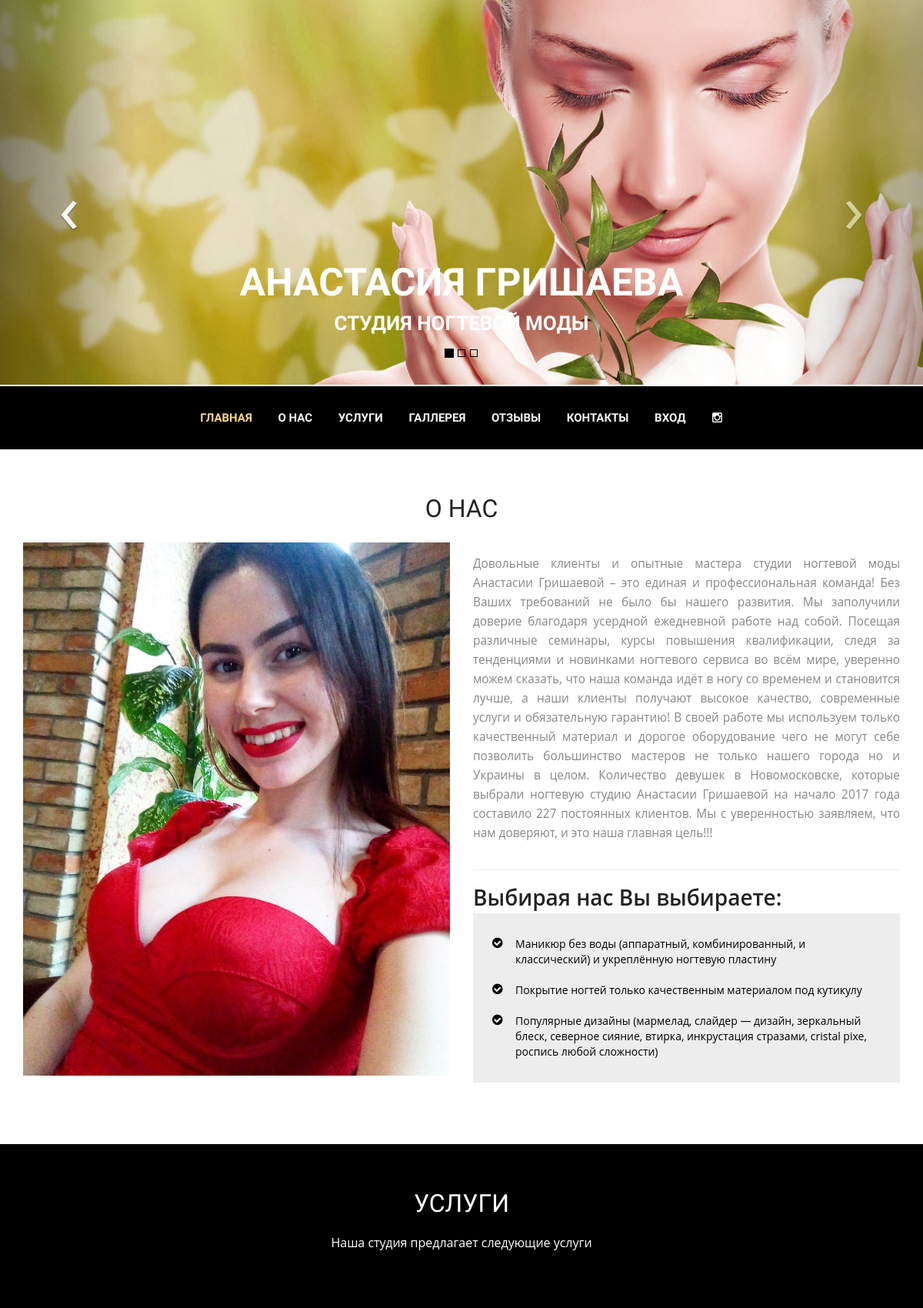
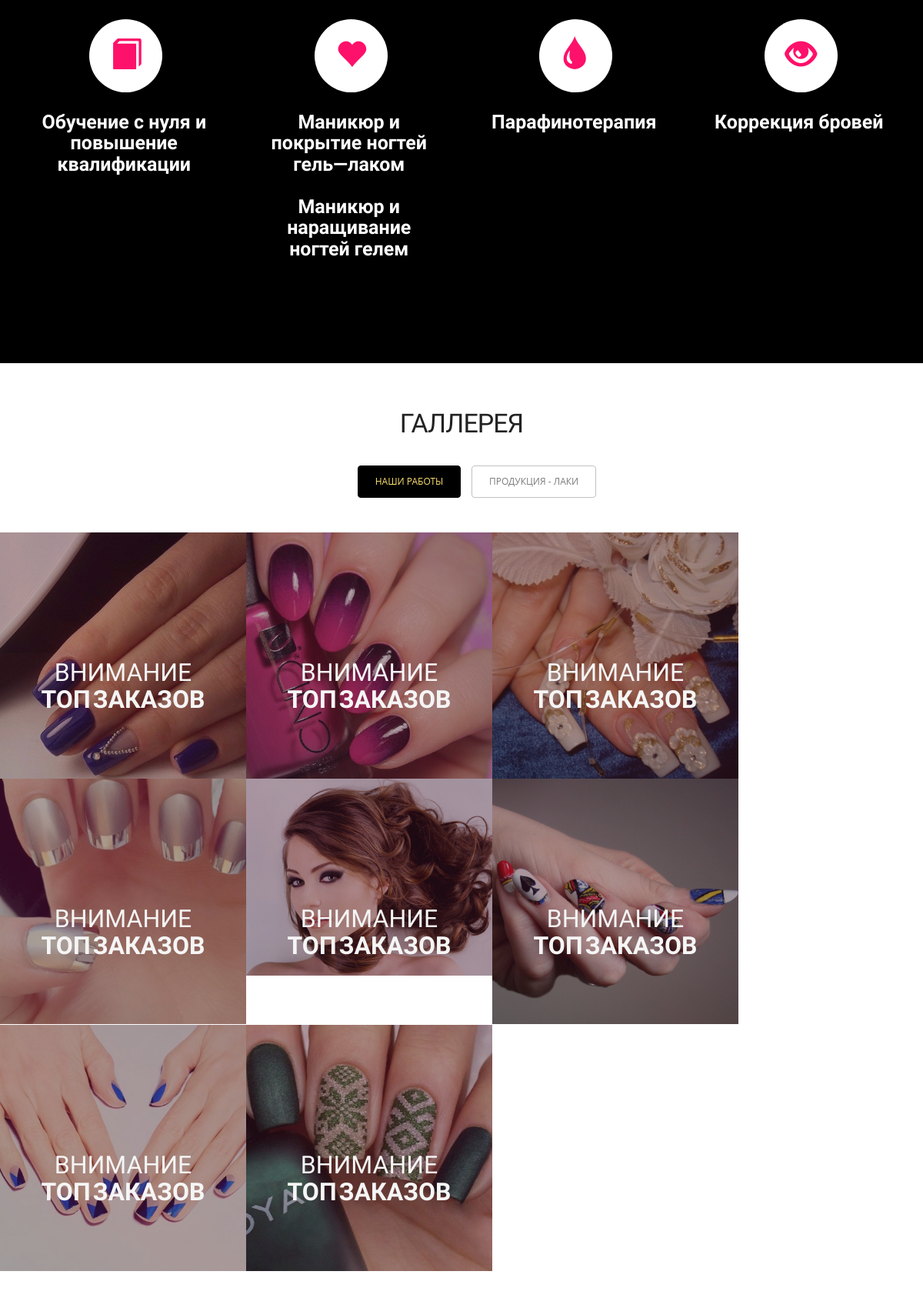
The page / (upper part) on the database its author committed (2 pictures, top to bottom).
### gallery/models.py (models this page shows, shortened)
class HeadImage(models.Model):
    image = models.ImageField(verbose_name="Изображение", upload_to="photos")
    title = models.CharField(verbose_name='Название', max_length=50)
    description = models.CharField(blank=True, verbose_name="Краткое описание", max_length=250,  null=True)
    class Meta:
        verbose_name = "Изображение в карусели"
        verbose_name_plural = "Изображения в карусели"

class Photo(models.Model):
    image = models.ImageField(verbose_name="Изображение", upload_to="photos")
    title = models.CharField(blank=True, verbose_name="Заголовок", max_length=50)
    description = models.CharField(verbose_name="Краткое описание", max_length=150)
    is_nail_polish = models.BooleanField(verbose_name='Лаки', default=False)
    class Meta:
        verbose_name = "Фотография работы"
        verbose_name_plural = "Фотографии работ"

### landing/models.py (models this page shows, shortened)
class Address(models.Model):
    city = models.CharField(max_length=100, verbose_name='Город')
    street = models.CharField(max_length=100, verbose_name='Улица')
    building = models.CharField(max_length=100, verbose_name='Здание/дом')
    additional = models.CharField(blank=True, max_length=200, verbose_name='Дополнительая информация')
    office = models.CharField(max_length=250, verbose_name='Офис')
    phone = models.CharField(max_length=25, verbose_name='Телефон', unique=True)
    map_latitude = models.FloatField(blank=True, help_text='Для карты', null=True, verbose_name='Широта')
    map_longitude = models.FloatField(blank=True, help_text='Для карты', null=True, verbose_name='Долгота')
    vk = models.CharField(blank=True, max_length=250, null=True, verbose_name="VK")
    instagram = models.CharField(blank=True, null=True, max_length=250, verbose_name="Instagram")
    class Meta:
        verbose_name_plural = 'Адреса'
        verbose_name = 'Адрес'

class Section(models.Model):
    title = models.CharField(max_length=100, verbose_name='Заголовок')
    image = models.ImageField(blank=True, null=True, verbose_name='Изображение', upload_to='section')
    content = models.TextField(verbose_name='Содержимое раздела')
    class Meta:
        verbose_name_plural = 'Разделы'
        verbose_name = 'Раздел'

### landing/views.py (the view)
# urls.py: url(r'^$', views.landing, name='landing'),
def landing(request):
    if request.is_ajax():
        return JsonResponse({'status': 'error',
                             'user': 'nobody',
                             'message': "Don't support ajax request"})
    photos = list(Photo.objects.all())
    shuffle(photos)
    comments = list(FeedBack.objects.filter(checked=True))
    shuffle(comments)
    head_images = HeadImage.objects.all()
    order_form = OrderForm()
    if request.user.is_authenticated():
        last = Order.objects.order_by('-timestamp').filter(client=request.user).filter(phone__isnull=False).first()
        if last:
            order_form = OrderForm(initial={'phone': last.phone})
    context = {
        'address': Address.objects.first(),
        'about': Section.objects.first(),
        "login_form": AuthenticationForm(),
        'register_form': UserFormView(),
        'order_form': order_form,
        'feedback_form': FeedBackForm(),
        'head_images': head_images,
        'photos': photos[:8],
        "comments": comments[:5]}
    return render(request, 'landing/index.html', context)

### orders/models.py (called while the page is built)
    def __str__(self):
        return "Мастер: {} {} тел: {}".format(self.first_name, self.last_name, self.phone)

### templates/landing/index.html (shortened to what this page needs)
{% extends "base.html" %}
{% load staticfiles %}
{% load crispy_forms_tags %}
{% load thumbnail %}
{% block content %}
    {% include "include/carousel.html" %}
    {% include "include/header.html" %}
    {% include "include/about.html" %}
    {% include "include/service.html" %}
    {% include "include/portfolio.html" %}
{% endblock %}

### templates/base.html (shortened to what this page needs)
<!doctype html>
{% load staticfiles %}
{% load crispy_forms_tags %}
<html lang="{{ LANGUAGE_CODE }}">
<head>
    <link rel="stylesheet" href="{% static 'landing/css/bootstrap.min.css' %}">
    <link rel="stylesheet" href="{% static 'landing/css/bootstrap-datetimepicker.min.css' %}">
    <link rel="stylesheet" href="{% static "landing/js/fancybox/jquery.fancybox.css" %}" type="text/css"
          media="screen"/>
    <link href="{% static "landing/css/font-awesome.css" %}" rel="stylesheet" type="text/css">
    <link href="{% static "landing/css/animate.css" %}" rel="stylesheet" type="text/css">
    <link href="{% static "landing/css/style.css" %}" rel="stylesheet" type="text/css">
</head>
<body>
{% block content %}{% endblock %}
</body>
</html>

### templates/include/carousel.html (shortened to what this page needs)
{% load staticfiles %}
{% load thumbnail %}
<div id="carousel" class="carousel slide carousel-fade" data-ride="carousel">
    <ol class="carousel-indicators">
        <li data-target="#carousel" data-slide-to="0" class="active"></li>
        <li data-target="#carousel" data-slide-to="1"></li>
        <li data-target="#carousel" data-slide-to="2"></li>
    </ol>
    <div class="carousel-inner">
        {% for img in head_images %}
            {% if forloop.first %}
                <div class="active item">
            {% else %}
                <div class="item">
            {% endif %}
        <div class="caption zoomIn wow animated">
            <h2>{{ img.title }}<br/><strong>{{ img.description|upper }}</strong></h2>
        </div>
        <img class="" src="{%  thumbnail img.image 1920x800 crop %}" alt="">
        </div>
        {% endfor %}
        <a class="carousel-control left" href="#carousel" data-slide="prev">&lsaquo;</a>
        <a class="carousel-control right" href="#carousel" data-slide="next">&rsaquo;</a>
        </div>
    </div>

### templates/include/header.html (shortened to what this page needs)
{% load staticfiles %}
<header id="header_wrapper">
    <div class="container">
        <div class="header_box">
            <nav class="navbar navbar-inverse" role="navigation">
                <div id="main-nav" class="collapse navbar-collapse navStyle">
                    <ul class="nav navbar-nav" id="mainNav">
                        <li class="active"><a href="{% url "landing" %}#carousel" class="scroll-link">Главная</a></li>
                        <li><a href="{% url "landing" %}#aboutUs" class="scroll-link">О Нас</a></li>
                        <li><a href="{% url "landing" %}#service" class="scroll-link">Услуги </a></li>
                        <li><a href="{% url "landing" %}#Portfolio" class="scroll-link">Галлерея</a></li>
                        <li><a href="{% url "landing" %}#experience" class="scroll-link">Отзывы</a></li>
                        <li><a href="{% url "landing" %}#contact" class="scroll-link">Контакты</a></li>
                        {% if user.is_authenticated %}
                            {% if user.is_superuser %}
                                <li>
                                    <span data-link="/admin" style="cursor: pointer" id="btn-admin-panel"
                                          class="scroll-link">
                                        Админ панель
                                    </span>
                                </li>
                            {% else %}
                                <li>
                                    <span style="cursor: pointer" id="btn-orders" class="scroll-link"
                                          data-toggle="modal" data-target="#dlg-order">Заказать</span>
                                </li>
                                <li><span style="cursor: pointer" id="btn-feedback"
                                          class="scroll-link" data-toggle="modal" data-target="#dlg-feedback">Мои отзывы</span></li>
                            {% endif %}
                            <li><a href="{% url "landing_logout" %}" class="scroll-link new-link">Выход</a></li>
                        {% else %}
                            <li>
                                <span style="cursor:pointer" id="enter" type="button" class="scroll-link"
                                      data-toggle="modal" data-target="#dlg-login">Вход</span>
                            </li>
                        {% endif %}
                        {% if  address.instagram %}
                            <li class="social">
                                <a class="btn btn-block btn-social btn-instagram" href="{{ address.instagram }}"
                                   title="Instagram">
                                    <span class="fa fa-instagram"></span>
                                </a>
                            </li>
                        {% endif %}
                    </ul>
                </div>
            </nav>
        </div>
    </div>
</header>

### templates/include/about.html
{% load staticfiles %}
<section id="aboutUs">
        <div class="inner_wrapper about-us aboutUs-container fadeInLeft animated wow">
            <div class="container">
                <h2>{{ about.title }}</h2>
                <div class="inner_section">
                    <div class="row">
                        <div class="col-md-6">
                            <img height="100" class="img-responsive" src="{{ about.image.url }}" />
                        </div>
                        <div class="col-md-6">
                            <p>{{ about.content|safe }}</p>
                            <hr>
                            <h3>Выбирая нас Вы выбираете:</h3>
                            <ul class="about-us-list">
                                <li class="points">Маникюр без воды (аппаратный, комбинированный, и классический) и
                                    укреплённую ногтевую пластину
                                </li>
                                <li class="points">Покрытие ногтей только качественным материалом под кутикулу</li>
                                <li class="points">Популярные дизайны (мармелад, слайдер — дизайн, зеркальный блеск,
                                    северное сияние, втирка, инкрустация стразами, cristal pixe, роспись любой
                                    сложности)
                                </li>
                            </ul>
                        </div>
                    </div>
                </div>
            </div>
        </div>
    </section>

### templates/include/service.html (shortened to what this page needs)
    <section id="service">
        <div class="container">
            <h2>Услуги</h2>
            <h6>Наша студия предлагает следующие услуги</h6>
            <div class="service_wrapper">
                <div class="row">
                    <div class="col-md-3">
                        <div class="service_icon delay-03s animated wow  zoomIn"><span><i
                                class="glyphicon glyphicon-book"
                                aria-hidden="true"></i></span>
                        </div>
                        <div class="service_block">
                            <h3 class="animated fadeInUp wow">Обучение с нуля и повышение квалификации</h3>
                        </div>
                    </div>
                    <div class="col-md-3">
                        <div class="service_icon icon2  delay-03s animated wow zoomIn"><span><i
                                class="glyphicon glyphicon-heart" aria-hidden="true"></i></span></div>
                        <div class="service_block">
                            <h3 class="animated fadeInUp wow">Маникюр и покрытие ногтей гель—лаком</br></br>Маникюр и
                                наращивание ногтей гелем</h3>
                        </div>
                    </div>
                    <div class="col-md-3">
                        <div class="service_icon icon3  delay-03s animated wow zoomIn"><span><i
                                class="glyphicon glyphicon-tint" aria-hidden="true"></i></span></div>
                        <div class="service_block">
                            <h3 class="animated fadeInUp wow">Парафинотерапия</h3>
                        </div>
                    </div>
                    <div class="col-md-3">
                        <div class="service_icon icon3  delay-03s animated wow zoomIn"><span><i
                                class="glyphicon glyphicon-eye-open" aria-hidden="true"></i></span></div>
                        <div class="service_block">
                            <h3 class="animated fadeInUp wow">Коррекция бровей</h3>
                        </div>
                    </div>
                </div>
            </div>
        </div>
    </section>

### templates/include/portfolio.html (shortened to what this page needs)
{% load staticfiles %}
{% load crispy_forms_tags %}
{% load thumbnail %}
<section id="Portfolio" class="content">
    <div class="container portfolio_title">
        <div class="section-title">
            <h2>Галлерея</h2>
        </div>
    </div>
    <div class="portfolio">
        <div id="filters" class="sixteen columns">
            <ul class="clearfix">
                <li><a id="all" href="#" data-filter="*" class="active">
                    <h5>Наши работы</h5>
                </a></li>
                <li><a class="" href="#" data-filter=".nature">
                    <h5>Продукция - лаки</h5>
                </a></li>
            </ul>
        </div>
    </div>
    <div class="isotope fadeInLeft animated wow grid"
         style="position: relative; overflow: hidden; height: 480px;"
         id="portfolio_wrapper">
        {% for photo in photos %}
            <figure style="position: absolute; left: 0px; top: 0px; transform: translate3d(0px, 0px, 0px) scale3d(1, 1, 1); width: 337px; opacity: 1;"
                    {% if photo.is_nail_polish %}
                        class="portfolio-item one-four animals isotope-item effect-oscar nature">
                    {% else %}
                        class="portfolio-item one-four animals isotope-item effect-oscar">
                    {% endif %}
                <div class="portfolio_img">
                    <img src="{% thumbnail photo.image 320x320 crop %}" alt="{{ photo.description }}"></div>
                <figcaption>
                    <div>
                        <a href="{{ photo.image.url }}" class="fancybox">
                            <h2>{{ photo.title|safe }}</h2>
                        </a>
                    </div>
                </figcaption>
            </figure>
        {% endfor %}
    </div>
</section>

### templates/include/feedback.html (shortened to what this page needs)
{% load staticfiles %}
{% load crispy_forms_tags %}
{% load thumbnail %}

### templates/include/contacts.html (shortened to what this page needs)
{% load staticfiles %}
{% load crispy_forms_tags %}
{% load thumbnail %}
{% load humanize %}
{% load l10n %}

### rows shown on the page
HeadImage: title "АНАСТАСИЯ ГРИШАЕВА", description "СТУДИЯ НОГТЕВОЙ МОДЫ", image (picture)
Section: title "О НАС", image (picture), content "Довольные клиенты и опытные мастера студии ногтевой моды Анастасии Гришаевой – это единая и профессиональная команда! Без Ваших требований не было бы нашего развития. Мы заполучили доверие благодаря усердной ежедневной работе над собой. Посещая различные семинары, курсы повышения квалификации, следя за тенденциями и новинками ногтевого сервиса во всём мире, уверенно можем сказать, что наша команда идёт в ногу со временем и становится лучше, а наши клиенты получают высокое качество, современные услуги и обязательную гарантию! В своей работе мы используем только качественный материал и дорогое оборудование чего не могут себе позволить большинство мастеров не только нашего города но и Украины…"
Photo: image+description (picture), title "ВНИМАНИЕ ТОП ЗАКАЗОВ"
Photo: image+description (picture), title "ВНИМАНИЕ ТОП ЗАКАЗОВ"
Photo: image (picture), title "ВНИМАНИЕ ТОП ЗАКАЗОВ"
Photo: image (picture), title "ВНИМАНИЕ ТОП ЗАКАЗОВ"
Photo: image (picture), title "ВНИМАНИЕ ТОП ЗАКАЗОВ"
Photo: image (picture), title "ВНИМАНИЕ ТОП ЗАКАЗОВ"
Photo: image (picture), title "ВНИМАНИЕ ТОП ЗАКАЗОВ"
Photo: image (picture), title "ВНИМАНИЕ ТОП ЗАКАЗОВ"
